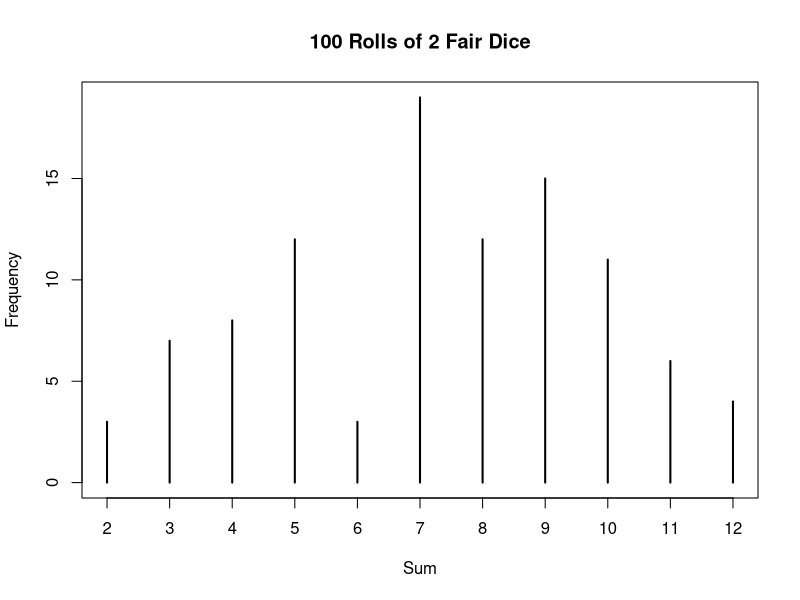
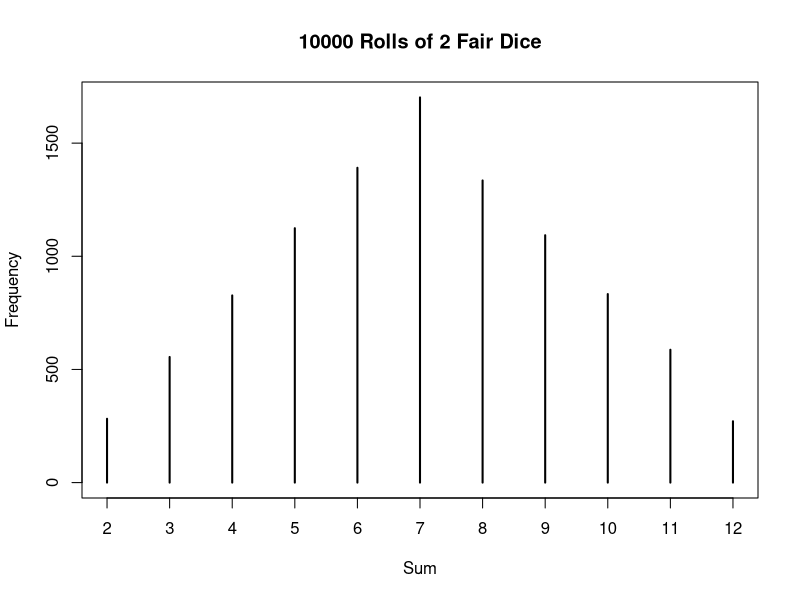

R code for these plots, in order:
## ---- chunk 1
randomnum = sample(x = 1:10, size=5, replace=TRUE)
print(randomnum)
print(sum(randomnum))
## ---- chunk 2
dice.roll <- sample(1:6, size = 2, replace = TRUE)
dice.roll
## ---- chunk 3
two.dice <- function(){
  dice <- sample(1:6, size = 2, replace = TRUE)
  return(sum(dice))
}
## ---- chunk 4
two.dice()
## ---- chunk 5
set.seed(1) 
sim10<-replicate(n = 10, expr = two.dice())
sim10 #remember, the value returned by the function is the sum of two dice values
## ---- chunk 6
mean(sim10)
## ---- chunk 7
set.seed(123)
sim100<-replicate(n = 100, expr = two.dice())
head(sim100, 10)
## ---- chunk 8
mean(sim100)
## ---- chunk 9
table(sim100)
## ---- chunk 10
table(sim100)/length(sim100)
## ---- chunk 11
plot(table(sim100), xlab = 'Sum', ylab = 'Frequency', main = '100 Rolls of 2 Fair Dice')
## ---- chunk 12
set.seed(7)
sim10k<-replicate(n = 10000, expr = two.dice())
mean(sim10k)
## ---- chunk 13
###################################
# your code here, copy from above and edit the data argument
set.seed(102)
sim10new<-replicate(n=10000, expr = two.dice())
mean(sim10new)
table(sim10new)
###################################
## ---- chunk 14
###################################
# your code here, copy from above and edit the data argument
plot(table(sim10new), xlab='Sum', ylab = 'Frequency', main='10000 Rolls of 2 Fair Dice')


###################################
